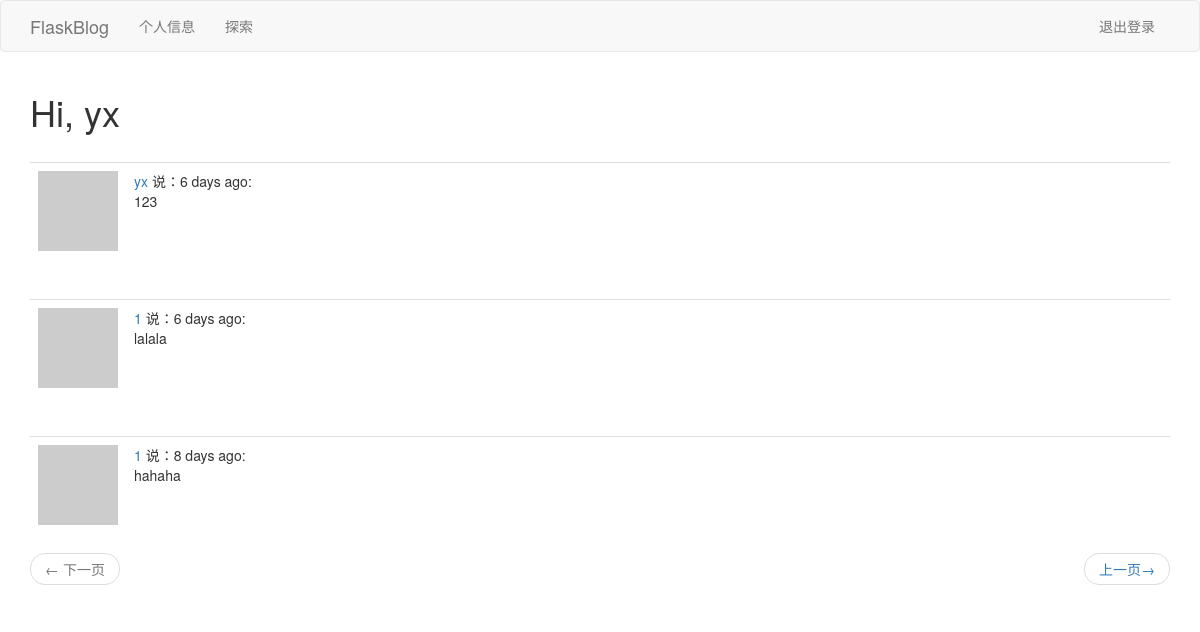
Page /explore (signed in) on the committed database.
### app/models.py (models this page shows, shortened)
class User(UserMixin, db.Model):
    id = db.Column(db.Integer, primary_key=True)
    userName = db.Column(db.String(64), index=True, unique=True)
    userPwd = db.Column(db.String(128))
    phone = db.Column(db.Integer, index=True, unique=True)
    posts = db.relationship('Post', backref='author', lazy='dynamic')
    about_me = db.Column(db.String(140))
    last_seen = db.Column(db.DateTime, default=datetime.utcnow)
    followed = db.relationship(
        'User', secondary=followers,
        primaryjoin=(followers.c.follower_id == id),
        secondaryjoin=(followers.c.followed_id == id),
        backref=db.backref('followers', lazy='dynamic'),
        lazy='dynamic'
    )
    def avatar(self, size):
        digest = md5(str(self.phone).encode('utf-8')).hexdigest()
        return 'https://www.gravatar.com/avatar/{}?d=identicon&s={}'. \
            format(digest, size)

class Post(db.Model):
    id = db.Column(db.Integer, primary_key=True)
    body = db.Column(db.String(140))
    timestamp = db.Column(db.DateTime, index=True, default=datetime.utcnow)
    userId = db.Column(db.Integer, db.ForeignKey('user.id'))

### app/routes.py (the view)
@app.route('/explore')
@login_required
def explore():
    page = request.args.get('page', 1, type=int)
    posts = Post.query.order_by(Post.timestamp.desc()).paginate(
        page, app.config['POSTS_PER_PAGE'], False)
    next_url = url_for('explore', page=posts.next_num) if posts.has_next else None
    prev_url = url_for('explore', page=posts.prev_num) if posts.has_prev else None
    return render_template('index.html', title='探索', posts=posts.items,
                           next_url=next_url, prev_url=prev_url)

### app/models.py (called while the page is built)
@login.user_loader
def load_user(id):
    return User.query.get(int(id))

### app/routes.py (called while the page is built)
@app.before_request
def before_request():
    if current_user.is_authenticated:
        current_user.last_seen = datetime.utcnow()
        db.session.commit()

### app/templates/index.html (shortened to what this page needs)
{% extends 'base.html' %}
{% import 'bootstrap/wtf.html' as wtf %}
{% block app_content %}
    <h1>Hi, {{ current_user.userName }}</h1>
    {% for post in posts %}
        {% include '_post.html' %}
    {% endfor %}
    <nav aria-label="...">
        <ul class="pager">
            <li class="previous{% if not prev_url %} disabled{% endif %}">
                <a href="{{ prev_url or '#' }}">
                    <span aria-hidden="true">&larr;</span> 下一页
                </a>
            </li>
            <li class="next{% if not next_url %} disabled{% endif %}">
                <a href="{{ next_url or '#' }}">
                    上一页<span aria-hidden="true">&rarr;</span>
                </a>
            </li>
        </ul>
    </nav>
{% endblock %}

### app/templates/base.html (shortened to what this page needs)
{% extends 'bootstrap/base.html' %}
{% block navbar %}
    <nav class="navbar navbar-default">
        <div class="container">
            <div class="navbar-header">
                <a class="navbar-brand" href="{{ url_for('index') }}">FlaskBlog</a>
            </div>
            <div class="collapse navbar-collapse" id="bs-example-navbar-collapse-1">
                <ul class="nav navbar-nav">
                    <li><a href="{{ url_for('user', username=current_user.userName) }}">个人信息</a></li>
                    <li><a href="{{ url_for('explore') }}">探索</a></li>
                </ul>
                <ul class="nav navbar-nav navbar-right">
                    {% if current_user.is_anonymous %}
                        <li><a href="{{ url_for('login') }}">登录</a></li>
                    {% else %}
                        <li><a href="{{ url_for('logout') }}">退出登录</a></li>
                    {% endif %}
                </ul>
            </div>
        </div>
    </nav>
{% endblock %}
{% block content %}
    <div class="container">
        {% block app_content %}{% endblock %}
    </div>
{% endblock %}

### app/templates/_post.html
<table class="table table-hover">
    <tr>
        <td width="70px">
            <a href="{{ url_for('user', username=post.author.userName) }}">
                <img src="{{ post.author.avatar(70) }}">
            </a>
        </td>
        <td>
            <a href="{{ url_for('user', username = post.author.userName) }}">
                {{ post.author.userName }}
            </a>
            说：{{ moment(post.timestamp).fromNow() }}:
            <br>{{ post.body }}
        </td>
        <br>
    </tr>
</table>

### rows in the picture
User: userName "yx"
Post: author.userName "yx", timestamp "6 days ago", body "123"
Post: author.userName "1", timestamp "6 days ago", body "lalala"
Post: author.userName "1", timestamp "8 days ago", body "hahaha"
